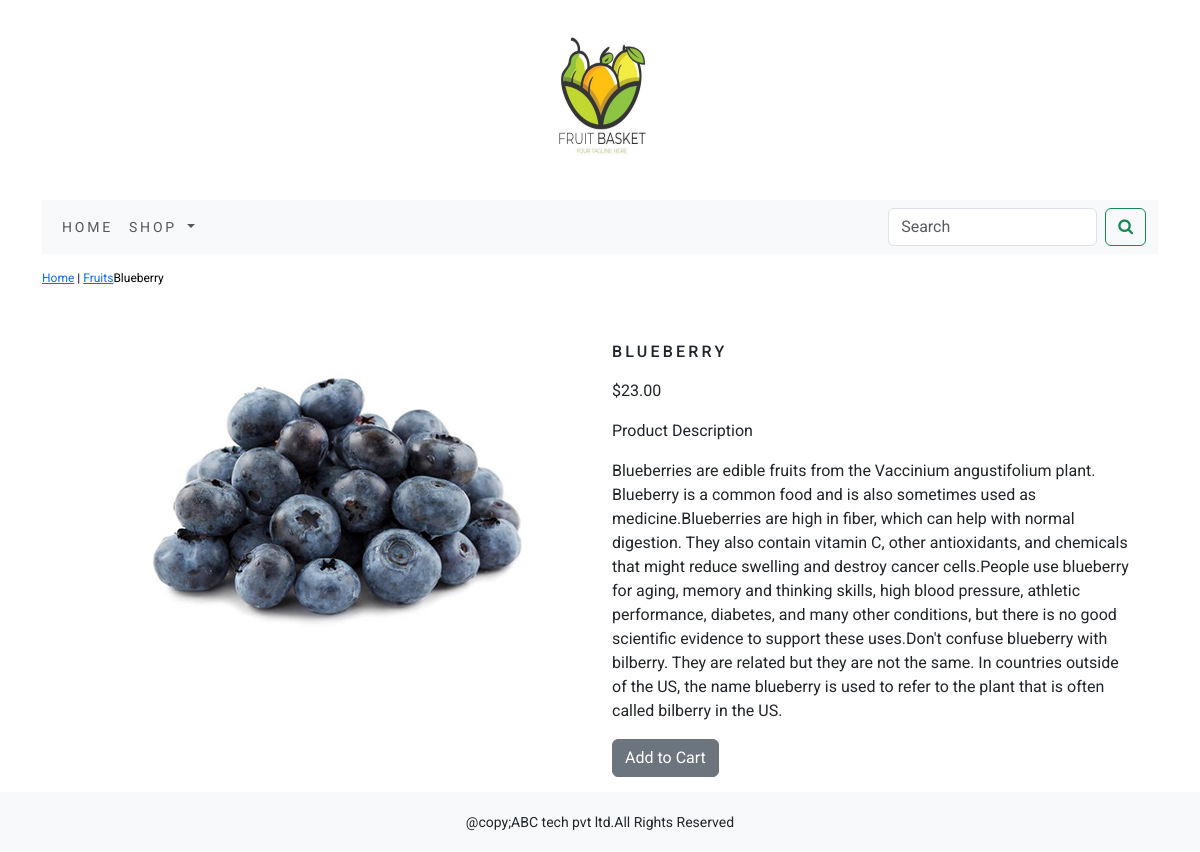
Page /shop/fruits/blueberry/ on the committed database.
### shop/models.py (models this page shows, shortened)
class Product(models.Model):
    name = models.CharField(max_length=250, unique=True)
    slug = models.SlugField(max_length=250, unique=True)
    description = models.TextField(blank=True)
    price = models.DecimalField(max_digits=10, decimal_places=2)
    category = models.ForeignKey(Category, on_delete=models.CASCADE)
    image = models.ImageField(upload_to='product', blank=True)
    stock = models.IntegerField()
    available = models.BooleanField(default=True)
    created = models.DateTimeField(auto_now_add=True)
    updated = models.DateTimeField(auto_now=True)
    class Meta:
        ordering = ('name',)
        verbose_name = 'product'
        verbose_name_plural = 'products'

class Category(models.Model):
    name = models.CharField(max_length=250, unique=True)
    slug = models.SlugField(max_length=250, unique=True)
    description = models.TextField(blank=True)
    image = models.ImageField(upload_to='category', blank=True)
    class Meta:
        ordering = ('name',)
        verbose_name = 'category'
        verbose_name_plural = 'categories'
    def get_url(self):
        return reverse('shop:products_by_category',args=[self.slug])
    def __str__(self):
        return '{}'.format(self.name)

### shop/views.py (the view)
# urls.py: path('<slug:c_slug>/<slug:product_slug>/', views.ProDetail, name='prodCatdetail'),
def ProDetail(request,c_slug,product_slug):
    try:
        product=Product.objects.get(category__slug=c_slug,slug=product_slug)
    except Exception as e:
        raise e
    return render(request,"product.html",{'product':product})

### cart/context_processors.py (called while the page is built)
def counter(request):
    item_count=0
    if 'admin' in request.path:
        return {}
    else:
        try:
            cart=Cart.objects.filter(cart_id=_cart_id(request))
            cart_items=CartItem.objects.all().filter(cart=cart[:1])
            for cart_item in cart_items:
                item_count+=cart_item.quantity
        except Cart.DoesNotExist:
            item_count=0
    return dict(item_count=item_count)

### cart/views.py (called while the page is built)
def _cart_id(request):
    cart = request.session.session_key
    if not cart:
        cart = request.session.create()
    return cart

### shop/context_processors.py (called while the page is built)
def menu_links(request):
    links=Category.objects.all()
    return dict(links=links)

### templates/product.html (shortened to what this page needs)
{% extends 'base.html' %}
{% load static %}
{% block content %}
<div class="my_prod_row_class">
    <div class="mx_auto">
        <p><a href="{% url 'shop:allProdCat' %}">Home</a> | <a href="{{product.category.get_url}}">{{product.category}}</a>{{product.name}}</p>
    </div>
<div class="container">
<br>
<div class="row">
    <div class="col-12 col-sm-12 col-md-12 col-lg-6 text-center">
        <div style="min-width:18rem">
            <img src="{{product.image.url}}" alt="{{product.name}}">
        </div>
    </div>
    <div class="col-12 col-sm-12 col-md-12 col-lg-6">
        <div>
        <h1 class="my_prod_title">{{product.name}}</h1>
        <p>${{product.price}}</p>
        <p class="my_title">Product Description</p>
        <p class="text-justify my_prod_text">{{product.description}}</p>
        {% if product.stock <= 0 %}
        <p class="text-justify my_prod_text"><b>Out of Stock</b></p>
        {% else %}
        <a class="btn btn-secondary" href="{% url 'cart:add_cart' product.id %}">Add to Cart</a>
        {% endif %}
        </div>
    </div>
</div>
</div>
</div>
{% endblock %}

### static/css/custom.css (style rules this page uses)
body { font-family: "Roboto", sans-serif; }
.my_prod_row_class { padding-top : 15px; padding-bottom : 15px; }
.my_prod_row_class .mx_auto { color : #000; font-size : 12px; text-decoration : none; }
.my_prod_title { font-size:16px; text-transform:uppercase; letter-spacing:.2rem; padding-top:15px; padding-bottom : 10px; }
.my_prod_text { padding-right : 10px; }

### rows in the picture
Product: category "Fruits", name "Blueberry", image (picture), name "BLUEBERRY", price "23.00", description "Blueberries are edible fruits from the Vaccinium angustifolium plant. Blueberry is a common food and is also sometimes used as medicine.Blueberries are high in fiber, which can help with normal digestion. They also contain vitamin C, other antioxidants, and chemicals that might reduce swelling and destroy cancer cells.People use blueberry for aging, memory and thinking skills, high blood pressure, athletic performance, diabetes, and many other conditions, but there is no good scientific evidence to support these uses.Don't confuse blueberry with bilberry. They are related but they are not the same. In countries outside of the US, the name blueberry is used to refer to the plant that is…"
